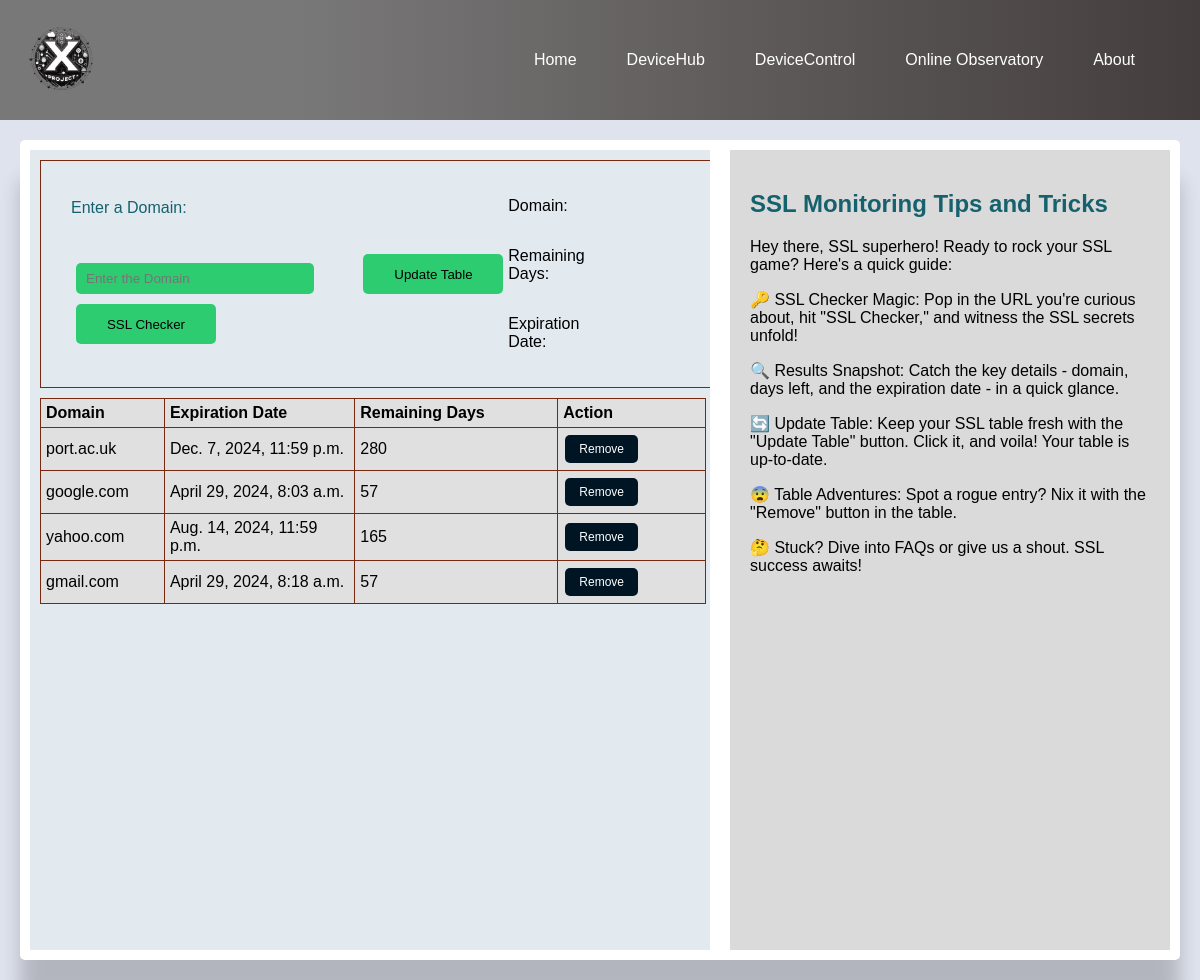
The page /sslmonitor/ on the database as committed earlier.
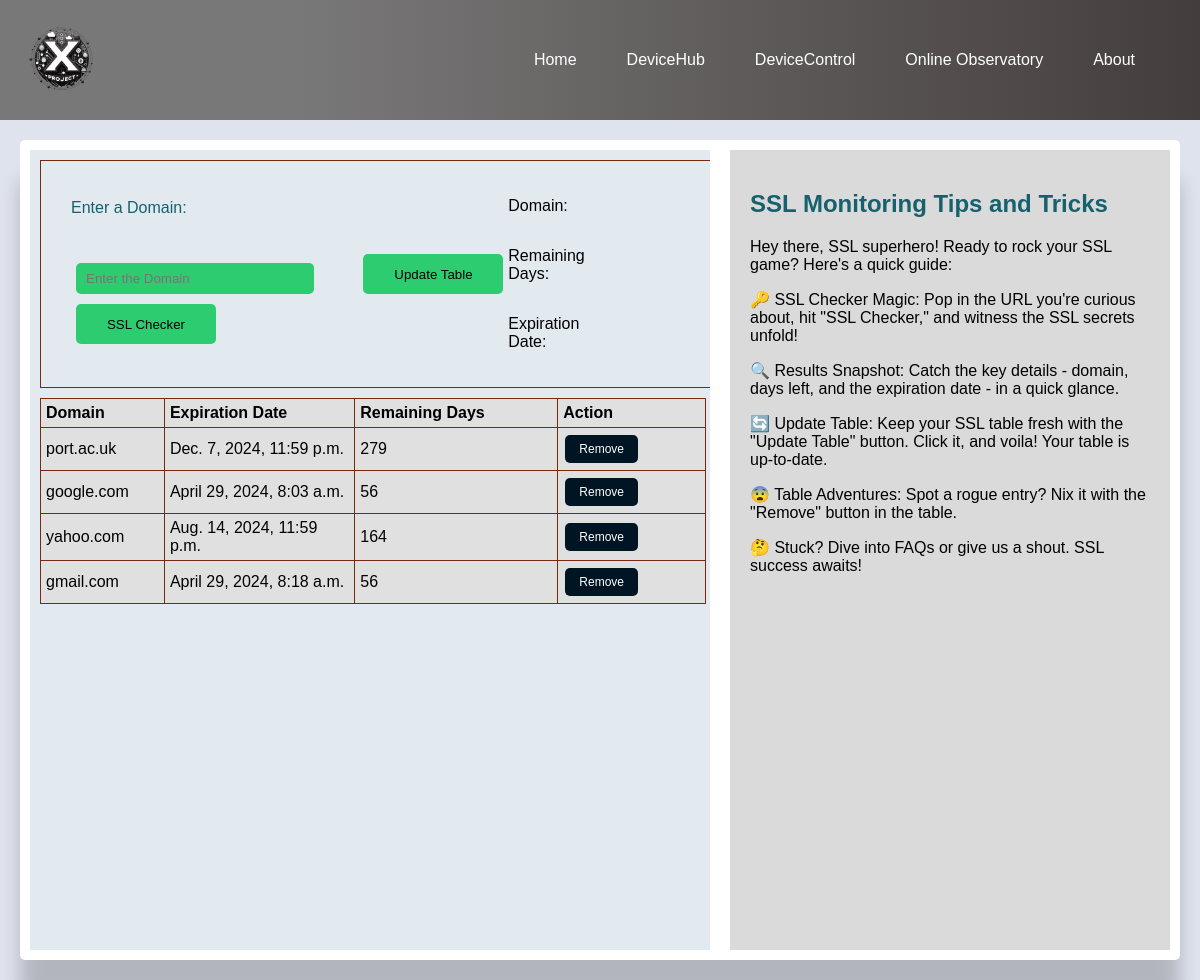
The same page on the database as committed later.
### sslmonitor/models.py (models this page shows, shortened)
class SSLCertificate(models.Model):
    domain = models.CharField(max_length=255, unique=True)
    expiration_date = models.DateTimeField()
    remaining_days = models.IntegerField()

### sslmonitor/views.py (the view, shortened to what this page needs)
# urls.py: path('', views.sslchecker_function, name='sslchecker_function'),
def sslchecker_function(request):
    context = {}
    ssl_certificates = SSLCertificate.objects.all()
    context['ssl_certificates'] = ssl_certificates
    return render(request, 'sslmonitor.html', context)

### templates/sslmonitor.html (shortened to what this page needs)
{% extends 'base.html' %}
    {% load static %}
{% block content %}
<div class="container">
    <div class="form-container" id="form_input">
        <form id="sslForm" method="post">
            <label for="url_Input">Enter a Domain:</label><br></br>
            <input type="text" id="url_Input" name="url_Input" required="required" placeholder="Enter the Domain" />
            <button type="submit" name="ssl_checker">SSL Checker</button>
        </form>
    </div>
    <form action="{% url 'update_ssl_certificates' %}" method="post" class="update_form">
        <button type="submit" name="update_ssl_db" onclick="alert('Table Updated!')" class="update_button">Update
            Table</button>
    </form>
    <div class="result-text">
        <p>Domain:</p>
        <p>Remaining Days:</p>
        <p>Expiration Date:</p>
    </div>
    <div class="certficate-info" id="result_output">
    </div>
</div>
<table>
    <thead>
        <tr>
            <th>Domain</th>
            <th>Expiration Date</th>
            <th>Remaining Days</th>
            <th>Action</th>
        </tr>
    </thead>
    <tbody>
        {% for ssl_certificate in ssl_certificates %}
        <tr>
            <td>{{ ssl_certificate.domain }}</td>
            <td>{{ ssl_certificate.expiration_date }}</td>
            <td>{{ ssl_certificate.remaining_days }}</td>
            <td>
                <form method="post" action="{% url 'remove_ssl_certificate' %}">
                    <button type="submit" class="remove-button"
                        onclick="return confirm('Are you sure you want to remove this domain?')">
                        Remove
                    </button>
                </form>
            </td>
        </tr>
        {% endfor %}
    </tbody>
</table>
{% endblock %}
{% block help %}
<h2>SSL Monitoring Tips and Tricks</h2>
<div>
    <p>Hey there, SSL superhero! Ready to rock your SSL game? Here's a quick guide:</p>
    <p>🔑 SSL Checker Magic: Pop in the URL you're curious about, hit
        "SSL Checker," and
        witness the SSL secrets unfold!</p>
    <p>🔍 Results Snapshot: Catch the key details - domain, days left,
        and the expiration date - in a quick glance.</p>
    <p>🔄 Update Table: Keep your SSL table fresh with the "Update Table"
        button. Click it, and voila! Your table is up-to-date.</p>
    <p>😨 Table Adventures: Spot a rogue entry? Nix it with the "Remove"
        button in the table.</p>
    <p>🤔 Stuck? Dive into FAQs or give us a shout. SSL success awaits!</p>
</div>
{% endblock %}

### templates/base.html (shortened to what this page needs)
<!DOCTYPE html>
<html lang="en">
<head>
    {% load static %}
    <link rel="stylesheet" href="{% static 'css/base.css'%}">
</head>
<body>
    <nav class="navbar">
        <div class="logo">
            <img src="{% static 'images/logo.png' %}" alt="App Logo">
        </div>
        <ul class="nav-menu">
            <li><a href="http://127.0.0.1:8000">Home</a></li>
            <li><a href="http://127.0.0.1:8000/devicehub">DeviceHub</a></li>
            <li class="dropdown">
                <a href="http://127.0.0.1:8000/devicehub">DeviceControl</a>
            </li>
            <li class="dropdown">
                <a href="#">Online Observatory</a>
            </li>
            <li><a href="http://127.0.0.1:8000/about">About </a></li>
        </ul>
    </nav>
    <main class="content-area">
        <section class="content-section">
            {% block content %}
            {% endblock %}
        </section>
        <aside class="help-section">
            {% block help %}
            {% endblock %}
        </aside>
    </main>
</body>
</html>

### static/css/base.css (style rules this page uses)
body { font-family: sans-serif; margin: 0; padding: 0; font-family: Trebuchet MS, Arial, Helvetica, sans-serif; background-color: #dfe3ee; background-size: cover; }
.navbar { display: flex; justify-content: space-between; align-items: center; padding: 20px; background-color: #333; color: #fff; }
.logo { display: flex; align-items: center; }
.logo img { height: 80px; width: 80px; border-radius: 50%; }
.nav-menu { display: flex; list-style: none; margin: 0; padding: 10px; }
.nav-menu li { margin-right: 20px; }
.nav-menu li a { color: #fff; text-decoration: none; padding: 10px 15px; transition: background-color 0.2s ease-in-out; }
.dropdown { position: relative; }
.navbar { background-image: linear-gradient(to right, #797878 25%, #443d3d 100%); }
.content-area { padding: 10px; margin: auto; background-color: #fff; border-radius: 5px; box-shadow: 0px 40px 20px rgba(0, 0, 0, 0.20); margin: 20px; display: flex; }
.content-section { flex: 1; height: 100vh; overflow: auto; background-color: #e2eaf0; }
.help-section { flex: 0 0 400px; background-color: #dbdada; padding: 20px; margin-left: 20px; }
.container { display: flex; width: 99%; border: 1px solid #78290f; margin: 10px; align-items: center; }
.container button { padding: 8px 10px; border: none; border-radius: 5px; margin: 5px; background-color: #2ecc71; color: #000; cursor: pointer; width: 140px; height: 40px; }
.form-container { display: flex; flex: 3; padding: 20px; }
.form-container input { width: 218px; }
label { display: flex; margin-bottom: 5px; color: #15616d; align-items: center; }
input, button { padding: 8px 10px; border: none; border-radius: 5px; margin: 5px; background-color: #2ecc71; color: #000; cursor: pointer; }
.update_form { display: flex; flex-direction: column; justify-content: center; align-items: center; padding: 20px; flex: 0.7; }
.update_button { padding: 8px 10px; border: none; border-radius: 5px; margin: 5px; background-color: #2ecc71; color: #000; cursor: pointer; position: absolute; }
table { width: 98%; border-collapse: collapse; color: #000; background-color: #e0e0e0; border: 1px solid #141413; border-radius: 5px; margin: 10px; }
th:nth-child(1), td:nth-child(1) { width: 5%; }
th:nth-child(2), td:nth-child(2) { width: 15%; }
th:nth-child(3), td:nth-child(3) { width: 16%; }
th:nth-child(4), td:nth-child(4) { width: 10%; }
th, td { padding: 5px; text-align: left; border: 1px solid #78290f; }
.remove-button { background-color: #001524; color: white; border: none; padding: 7px 14px; text-align: center; text-decoration: none; font-size: 12px; margin: 2px; cursor: pointer; }
.certficate-info { display: flex; flex-direction: column; justify-content: center; align-items: right; padding: 20px; flex: 0.7; }
.result-text { display: flex; flex-direction: column; justify-content: center; padding: 20px; flex: 0.5; }
#sslForm { padding: 10px; display: flex; flex-direction: column; }
.about-container h1, h2 { color: #15616d; }

Rows that differ between the two databases and show on the page:
changed SSLCertificate "port.ac.uk": remaining_days "280" → "279"
changed SSLCertificate "google.com": remaining_days "57" → "56"
changed SSLCertificate "yahoo.com": remaining_days "165" → "164"
changed SSLCertificate "gmail.com": remaining_days "57" → "56"
